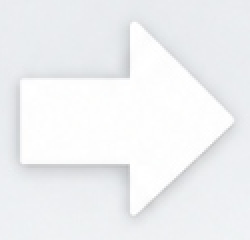
#> input picture Clipmory/Resources/DMG/arrow_source.png, 125 x 120 px (shown 2 times larger)
$ python generate_dmg_assets.py
#> lines starting #> are read from the running program, lines starting #| are printed output that depends on the picture
#!/usr/bin/env python3
import os, subprocess
from PIL import Image, ImageDraw, ImageFilter

SCRIPT_DIR = os.path.dirname(os.path.abspath(__file__))
PROJECT_DIR = os.path.dirname(SCRIPT_DIR)
DMG_DIR = os.path.join(PROJECT_DIR, 'Clipmory', 'Resources', 'DMG')
os.makedirs(DMG_DIR, exist_ok=True)

# 1. Canvas dimensions (Retina @2x for 660x420 pt window)
W, H = 1320, 840
bg = Image.new('RGBA', (W, H), (255, 255, 255, 255))
#> bg: PIL image 1320x840 RGBA; every value is 255

# 2. Rounded Card Container
card_box = (60, 50, 1260, 790)
corner_radius = 52

card_mask = Image.new('L', (W, H), 0)
#> card_mask: PIL image 1320x840 L; every value is 0
mask_draw = ImageDraw.Draw(card_mask)
mask_draw.rounded_rectangle(card_box, radius=corner_radius, fill=255)

gradient = Image.new('RGBA', (W, H), (0, 0, 0, 0))
#> gradient: PIL image 1320x840 RGBA; every value is 0
g_draw = ImageDraw.Draw(gradient)
for y in range(50, 791):
    t = (y - 50) / (790 - 50)
    # Match the clean, soft grey card gradient from the design mockup
    r = int(226 + t * (240 - 226))
    g = int(230 + t * (243 - 230))
    b = int(234 + t * (246 - 234))
    g_draw.line([(60, y), (1260, y)], fill=(r, g, b, 255))

bg.paste(gradient, (0, 0), card_mask)
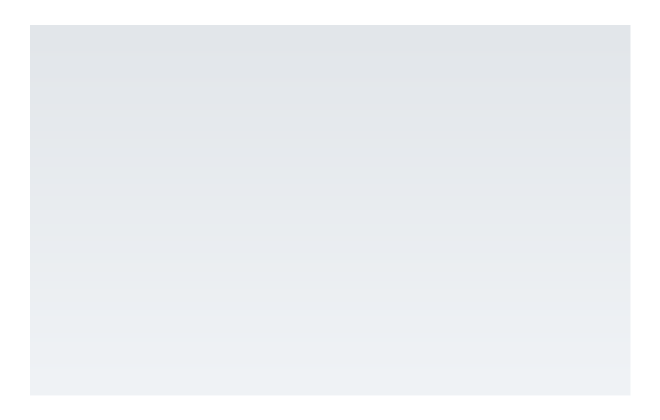
#> gradient: PIL image 1320x840 RGBA (shown at 1/2 size); mean R, G, B, A 186.6, 189.4, 192.2, 204.7; transparent parts drawn white

# Subtle card border
border_layer = Image.new('RGBA', (W, H), (0, 0, 0, 0))
b_draw = ImageDraw.Draw(border_layer)
b_draw.rounded_rectangle(card_box, radius=corner_radius, outline=(214, 218, 224, 255), width=2)
bg.paste(border_layer, (0, 0), border_layer)
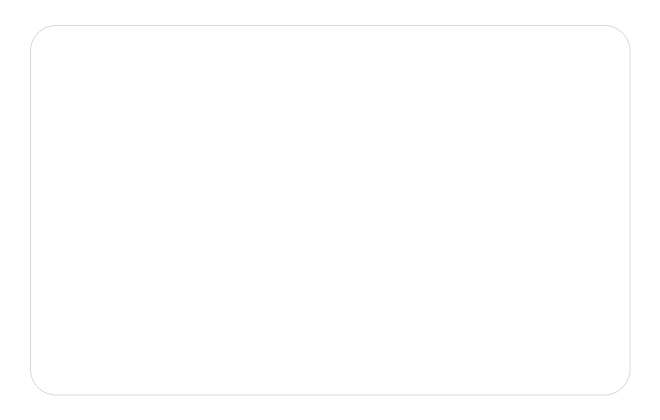
#> border_layer: PIL image 1320x840 RGBA (shown at 1/2 size); mean R, G, B, A 1.5, 1.5, 1.5, 1.7; transparent parts drawn white

# 3. Directional Arrow in Center
# Extract arrow from scratch or draw crisp vector
arrow_path = os.path.join(PROJECT_DIR, 'Clipmory', 'Resources', 'DMG', 'arrow_source.png')
if not os.path.exists(arrow_path):
    scratch_arrow = '/Users/owel/.gemini/antigravity-ide/brain/daf84f5b-4270-480c-9cf7-7de3a001b716/scratch/arrow.png'
    if os.path.exists(scratch_arrow):
        import shutil
        shutil.copyfile(scratch_arrow, arrow_path)

if os.path.exists(arrow_path):
    arrow = Image.open(arrow_path).convert('RGBA')
    aw, ah = arrow.size
#> aw = 125; ah = 120
    target_aw = int(aw * 1.35)
#> target_aw = 168
    target_ah = int(ah * 1.35)
#> target_ah = 162
    arrow_scaled = arrow.resize((target_aw, target_ah), Image.Resampling.LANCZOS)

    arrow_mask = Image.new('L', (target_aw, target_ah), 255)
#> arrow_mask: PIL image 168x162 L; every value is 255
    m_draw = ImageDraw.Draw(arrow_mask)
    m_draw.rectangle([0, 0, target_aw, target_ah], fill=0)
    m_draw.rectangle([10, 10, target_aw - 10, target_ah - 10], fill=255)
    arrow_mask = arrow_mask.filter(ImageFilter.GaussianBlur(8))
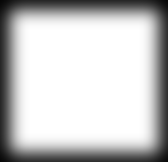
#> arrow_mask: PIL image 168x162 L; min 6, max 255, mean 197.8

    arrow_x = (W - target_aw) // 2
#> arrow_x = 576
    arrow_y = (H - target_ah) // 2 - 10
#> arrow_y = 329

    bg.paste(arrow_scaled, (arrow_x, arrow_y), arrow_mask)
else:
    # Vector fallback
    arrow_layer = Image.new('RGBA', (W, H), (0, 0, 0, 0))
    a_draw = ImageDraw.Draw(arrow_layer)
    arrow_poly = [
        (600, 390), (675, 390), (675, 355),
        (748, 415),
        (675, 475), (675, 440), (600, 440)
    ]
    a_draw.polygon(arrow_poly, fill=(255, 255, 255, 255))
    shadow_alpha = arrow_layer.split()[3].filter(ImageFilter.GaussianBlur(12))
    shadow_layer = Image.new('RGBA', (W, H), (0, 0, 0, 0))
    shadow_layer.paste((30, 40, 50, 255), mask=shadow_alpha.point(lambda p: int(p * 0.3)))
    bg.paste(shadow_layer, (0, 6), shadow_layer)
    bg.paste(arrow_layer, (0, 0), arrow_layer)

bg_rgb = bg.convert('RGB')
bg_2x_path = os.path.join(DMG_DIR, 'background@2x.png')
bg_1x_path = os.path.join(DMG_DIR, 'background.png')
bg_tiff_path = os.path.join(DMG_DIR, 'background.tiff')

bg_rgb.save(bg_2x_path, dpi=(144, 144))
bg_1x = bg_rgb.resize((660, 420), Image.Resampling.LANCZOS)
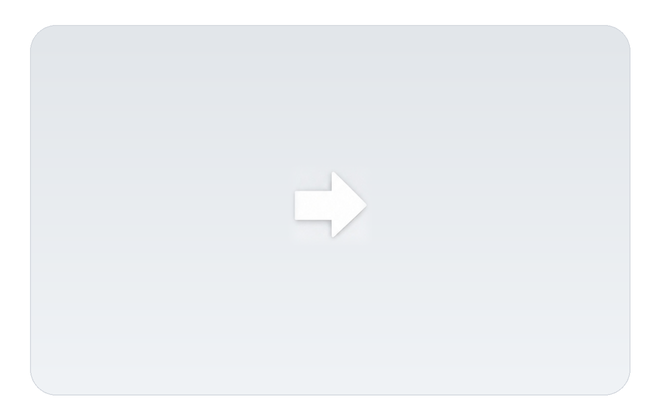
#> bg_1x: PIL image 660x420 RGB; mean R, G, B 237, 239.8, 242.6
bg_1x.save(bg_1x_path, dpi=(72, 72))

subprocess.run(['tiffutil', '-cathidpicheck', bg_1x_path, bg_2x_path, '-out', bg_tiff_path], check=True)
#> (this line was passed over: subprocess is not available in this run)
print(f"Generated HiDPI background at {bg_tiff_path}")
